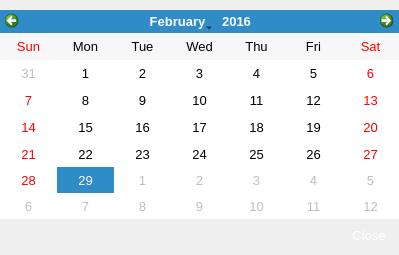
<?xml version="1.0" encoding="UTF-8"?>
<ui version="4.0">
 <class>VSCDateSet</class>
 <widget class="QDialog" name="VSCDateSet">
  <property name="windowModality">
   <enum>Qt::ApplicationModal</enum>
  </property>
  <property name="geometry">
   <rect>
    <x>0</x>
    <y>0</y>
    <width>399</width>
    <height>255</height>
   </rect>
  </property>
  <property name="minimumSize">
   <size>
    <width>0</width>
    <height>0</height>
   </size>
  </property>
  <property name="maximumSize">
   <size>
    <width>16777215</width>
    <height>16777215</height>
   </size>
  </property>
  <property name="font">
   <font>
    <family>Arial</family>
    <pointsize>10</pointsize>
   </font>
  </property>
  <property name="windowTitle">
   <string>Records</string>
  </property>
  <property name="windowIcon">
   <iconset>
    <normaloff>:/logo/resources/vscsmall.png</normaloff>:/logo/resources/vscsmall.png</iconset>
  </property>
  <property name="styleSheet">
   <string notr="true"/>
  </property>
  <property name="modal">
   <bool>true</bool>
  </property>
  <layout class="QVBoxLayout" name="verticalLayout">
   <property name="spacing">
    <number>1</number>
   </property>
   <property name="leftMargin">
    <number>0</number>
   </property>
   <property name="topMargin">
    <number>10</number>
   </property>
   <property name="rightMargin">
    <number>0</number>
   </property>
   <property name="bottomMargin">
    <number>5</number>
   </property>
   <item>
    <widget class="QCalendarWidget" name="calendar">
     <property name="locale">
      <locale language="English" country="UnitedStates"/>
     </property>
     <property name="inputMethodHints">
      <set>Qt::ImhNone</set>
     </property>
     <property name="selectedDate">
      <date>
       <year>2016</year>
       <month>2</month>
       <day>29</day>
      </date>
     </property>
     <property name="gridVisible">
      <bool>false</bool>
     </property>
     <property name="selectionMode">
      <enum>QCalendarWidget::SingleSelection</enum>
     </property>
     <property name="horizontalHeaderFormat">
      <enum>QCalendarWidget::ShortDayNames</enum>
     </property>
     <property name="verticalHeaderFormat">
      <enum>QCalendarWidget::NoVerticalHeader</enum>
     </property>
     <property name="navigationBarVisible">
      <bool>true</bool>
     </property>
     <property name="dateEditEnabled">
      <bool>false</bool>
     </property>
    </widget>
   </item>
   <item>
    <layout class="QHBoxLayout" name="horizontalLayout_2">
     <item>
      <spacer name="horizontalSpacer_3">
       <property name="orientation">
        <enum>Qt::Horizontal</enum>
       </property>
       <property name="sizeHint" stdset="0">
        <size>
         <width>40</width>
         <height>20</height>
        </size>
       </property>
      </spacer>
     </item>
     <item>
      <widget class="QPushButton" name="pbClose">
       <property name="minimumSize">
        <size>
         <width>60</width>
         <height>30</height>
        </size>
       </property>
       <property name="maximumSize">
        <size>
         <width>60</width>
         <height>30</height>
        </size>
       </property>
       <property name="styleSheet">
        <string notr="true">QPushButton { 
border:none;
color:white;
background-image: url(:/action/resources/libuibutton.png);}
QPushButton:hover {
	background-image: url(:/action/resources/libuibuttonpress.png);}
QPushButton:pressed {
	background-image: url(:/action/resources/libuibuttonpress.png);}
</string>
       </property>
       <property name="text">
        <string>Close</string>
       </property>
      </widget>
     </item>
    </layout>
   </item>
  </layout>
 </widget>
 <resources>
  <include location="../velibui.qrc"/>
 </resources>
 <connections>
  <connection>
   <sender>pbClose</sender>
   <signal>clicked()</signal>
   <receiver>VSCDateSet</receiver>
   <slot>reject()</slot>
   <hints>
    <hint type="sourcelabel">
     <x>369</x>
     <y>253</y>
    </hint>
    <hint type="destinationlabel">
     <x>179</x>
     <y>282</y>
    </hint>
   </hints>
  </connection>
 </connections>
</ui>
